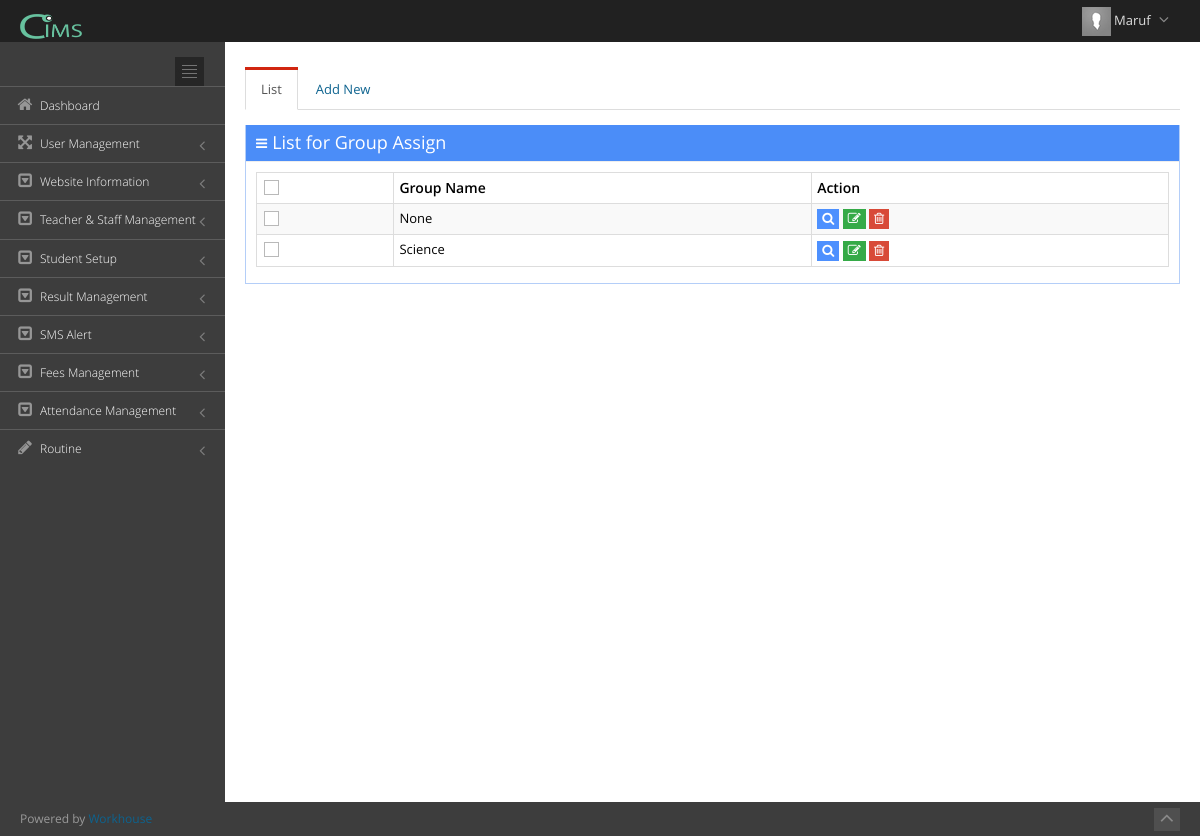
/index.php?view=group_assign (signed in), run on the app's committed database.
### tables this page shows
CREATE TABLE `user_admin` (
  `userid` int(11) NOT NULL,
  `username` text NOT NULL,
  `usr_code` varchar(500) NOT NULL,
  `role` varchar(100) NOT NULL,
  `password` varchar(500) NOT NULL,
  `image` varchar(300) NOT NULL,
  `userdate` date NOT NULL,
  `uniqueToken` varchar(40) NOT NULL
);

CREATE TABLE `t_modules` (
  `moduleid` int(11) NOT NULL COMMENT 'module id',
  `name` text NOT NULL,
  `page_caption` text NOT NULL,
  `page_link` text NOT NULL,
  `is_report` int(2) NOT NULL COMMENT '1=report,0=form',
  `is_main` int(2) NOT NULL COMMENT '1=main,0=sub',
  `icon` varchar(300) NOT NULL,
  `show` int(2) NOT NULL COMMENT '1=show,0=hide'
);

CREATE TABLE `tbl_group` (
  `group_id` int(11) NOT NULL,
  `school_id` int(11) NOT NULL,
  `group_name` varchar(255) NOT NULL,
  `status` tinyint(4) NOT NULL DEFAULT '1',
  `created_on` datetime NOT NULL
);

### include/view.php (called while the page is built, shortened)
<?php
	require('functions.php');
	$htaccess = isset($_SERVER['HTACCESS']);
	if(isset($_GET['view'])){
	 	@$view = $_GET['view'];
	}
	else {
	 	$view = 'login';
	}
	$page = $view.'_asoft.php';
	include($page);
?>

### include/functions.php (called while the page is built, shortened)
<?php
function urlroute($url){
	global $htaccess;
	if(!$htaccess){
		$url = 'index.php?view='.$url;
	}
	return $url;
}
function escape($input){
	return mysql_real_escape_string($input);
}
function name($email){
	$sql = "SELECT username FROM user_admin WHERE usr_code = '$email'";
	$qry = mysql_query($sql) or die ("Error in name selection at header".mysql_error());
	$rs = mysql_fetch_array($qry);
	return $rs['username'];
}
?>

### group_assign_asoft.php (the view, shortened to what this page needs)
<?php
$sql_Name = "SELECT name,page_link,page_caption FROM `t_modules` where page_link='".$view."'";
$qry_Name = mysql_query($sql_Name);
$page_title = mysql_result($qry_Name, 0, "name");
$page_link = mysql_result($qry_Name, 0, "page_link");
if(isset($_SESSION['com_cbs_aaiam_school_maruf_user_email']) == true)
{
?>
<div class="page-content">
<div class="row">
    <div class="col-md-12">
        <div class="tabbable tabbable-custom boxless">
            <ul class="nav nav-tabs">
                <li class="<?php if(@$_REQUEST['temp']=="Save" || @$_REQUEST['temp']=="View") {echo "";} else{echo "active";}?>"><a href="#tab_0" data-toggle="tab">List</a></li>
                <li class="<?php if(@$_REQUEST['temp']=="Save" || @$_REQUEST['temp']=="View") {echo "active";} else{echo "";}?>"><a href="#tab_1" data-toggle="tab">Add New</a></li>
            </ul>
            <div class="tab-content">
                <div class="tab-pane <?php if(@$_REQUEST['temp']=="Save" || @$_REQUEST['temp']=="View") {echo "";} else{echo "active";}?>" id="tab_0">
                	<div class="portlet box blue ">
                        <div class="portlet-title">
                            <div class="caption"><i class="icon-reorder"></i>List for <?php echo $page_title;?></div>
                        </div>
                        <div class="portlet-body  flip-scroll">
                            <form action=""  class="form-horizontal form-bordered" id="formIDdel" method="post" enctype="multipart/form-data">
                            <table class="table table-bordered table-striped table-condensed flip-content" id="sample_1">
                                <thead class="flip-content">
                                    <tr>
                                        <th><input type="checkbox" class="group-checkable" data-set="#sample_1 .checkboxes" /></th
                                        ><th>Group Name</th>
                                        <th>Action</th>
                                    </tr>
                                </thead>
                                <tbody>
                                <?php
                                $sql_user_admin = "SELECT * FROM tbl_group";
                                $qry_user_admin = mysql_query($sql_user_admin);
                                while($row = mysql_fetch_array($qry_user_admin)){
									$pk = $row['group_id'];
                                ?>
                                <tr>
                                    <td><input type="checkbox" class="checkboxes" value="1" /></td>
                                    <td><?php echo $row['group_name']?></td>
                                    <td>
                                    <?php if(@$row_access_acs[3] == 'View') {?>
                                        <a
                                        href="<?php echo urlroute($page_link); ?>&Editid=<?php echo $pk;?>&temp=View"
                                        class="btn btn-xs blue">
                                        <i class="icon-search"></i>
                                        </a>
                                    <?php }?>
                                    <?php if(@$row_access_acs[1] == 'Edit') {?>
                                        <a onclick="return confirm('Do you want to Edit?')"
                                        href="<?php echo urlroute($page_link); ?>&Editid=<?php echo $pk;?>&temp=Save"
                                        class="btn btn-xs green">
                                        <i class="icon-edit"></i>
                                        </a>
                                    <?php }?>
                                    <?php if(@$row_access_acs[2] == 'Delete') {?>
                                        <a 	onclick="return confirm('Do you want to Delete?')"
                                        href="<?php echo urlroute($page_link); ?>&Deleteid=<?php echo $pk;?>&temp=Delete"
                                        class="btn btn-xs red">
                                        <i class="icon-trash"></i>
                                        </a>
                                    <?php }?>
                                    </td>
                                </tr>
                                <?php } ?>
                                </tbody>
                            </table>
                            </form>
                        </div>
                    </div>
                </div>
        	</div>
        </div>
    </div>
</div>
</div>
<?php
} else
{
?>  <script type="text/javascript">
location.replace('index.php');
</script>
<?php }?>

### include/nav_header.php (shortened to what this page needs)
<div class="header navbar navbar-inverse navbar-fixed-top">
        <div class="header-inner">
           <a class="navbar-brand" href="#" target="_blank">
            <img src="img/login-logo.png" alt="logo" class="img-responsive" style="height:25px"/>
            </a>
            <ul class="nav navbar-nav pull-right">
                <li class="dropdown user">
                	<a href="#" class="dropdown-toggle" data-toggle="dropdown" data-hover="dropdown" data-close-others="true">
                        <?php
						$sql_view = "SELECT * FROM user_admin WHERE usr_code='".@$_SESSION['com_cbs_aaiam_school_maruf_user_email']."'";
						$qry_view = mysql_query($sql_view) or die("Error in view ->".mysql_error());
						$rs_view = mysql_fetch_array($qry_view);
						@$path = 'img/user/'.@$rs_view["image"];
						if(@$rs_view["image"] != "" && file_exists($path)==true){
							$thumbs  = 'img/user/thumbs/small'.@$rs_view["image"];
						}else{
							$thumbs  = 'assets/img/avatar.png';
						}
						?>
                        <img alt="" src="<?php echo $thumbs;?>" height="29"/>
               	 		<span class="username"><?php echo name($_SESSION['com_cbs_aaiam_school_maruf_user_email']);?></span>
                		<i class="icon-angle-down"></i>
                	</a>
                </li>
            </ul>
        </div>
</div>

### include/nav_sidebar.php (shortened to what this page needs)
<div class="page-sidebar navbar-collapse collapse">
         <ul class="page-sidebar-menu">
            <li>
               <div class="sidebar-toggler hidden-phone"></div>
            </li>
            <?php
$Select = mysql_query("SELECT * FROM `hierarchy`");
while($Row = mysql_fetch_assoc($Select)){
	if($Row['category'] == 'm'){
		$Arr[$Row['hierarchy_id']] = $Row['sub_category'];
	}else{
		$Childs[$Row['category']][$Row['hierarchy_id']] = $Row['sub_category'];
	}
}
function gettree($Array,$view,$macs){
		foreach($Array as $key => $value){
			if(array_key_exists($value,@$macs)){
				$sql_category_name = "SELECT * FROM t_modules WHERE moduleid = '".escape($value)."'";
				$qry_category_name = mysql_query($sql_category_name);
				while($rs_category_name = mysql_fetch_array($qry_category_name))
				{
					$name = $rs_category_name['name'];
					$page_link = $rs_category_name['page_link'];
					$icon = $rs_category_name['icon'];
				}
				$qry_is_main_cat = mysql_query("SELECT category FROM `hierarchy` WHERE hierarchy_id=$key");
				$is_main_cat = mysql_result($qry_is_main_cat, 0, "category");
				echo '<li id="module_'.$value.'" ';
					if($page_link == $view) echo 'class="active "';
				echo '>';
					echo '<a   href="'.urlroute($page_link).'"';
					echo '>';
						echo '<i class="'.$icon.'"></i>';
						echo '<span class="title">';
						echo $name;
						echo '</span>';
					echo '</a> ';
				if($is_main_cat != 'm'){
					echo '</li>';
				}
			}
		}
}
gettree($Arr,$view,$macs);
?>
         </ul>
      </div>

### assets/css/style-metronic.css (style rules this page uses)
div, input, select, textarea, span, img, table, td, th, p, a, button, ul, code, pre, li { -webkit-border-radius: 0 !important; -moz-border-radius: 0 !important; border-radius: 0 !important; }
.btn { border-width: 0; padding: 7px 14px; font-size: 14px; outline: none !important; -webkit-box-shadow: none !important; -moz-box-shadow: none !important; box-shadow: none !important; -webkit-border-radius: 0 !important; -moz-border-radius: 0 !important; border-radius: 0 !important; -webkit-text-shadow: none; -moz-text-shadow: none; text-shadow: none; }
.btn.red { color: white; text-shadow: none; background-color: #d84a38; }
.btn.blue { color: white; text-shadow: none; background-color: #4d90fe; }
.btn.green { color: white; text-shadow: none; background-color: #35aa47; }
.btn > i { font-size: 14px; }
.btn-sm, .btn-xs { padding: 5px 10px; font-size: 12px; line-height: 1.5; }
.btn-sm > i, .btn-xs > i { font-size: 13px; }
.btn-xs { padding: 1px 5px; }
.nav-tabs, .nav-pills { margin-bottom: 10px; }
.table thead > tr > th { border-bottom: 0; }

### assets/css/style-responsive.css (style rules this page uses)
@media (min-width: 992px) { .page-sidebar { position: absolute; width: 225px; } }
@media (min-width: 992px) { .page-sidebar.navbar-collapse { max-height: none !important; } }
@media (min-width: 992px) { .page-content { margin-left: 225px; margin-top: 0px; min-height: 760px; padding: 25px 20px 20px 20px; } }

### assets/css/themes/default.css (style rules this page uses)
body { background-color: #3d3d3d !important; }
.header { filter: none !important; background-image: none !important; background-color: #212121 !important; }
.header .navbar-nav li.dropdown .dropdown-toggle i { color: #8a8a8a !important; }
.page-sidebar { background-color: #3d3d3d; }
ul.page-sidebar-menu > li > a { border-top: 1px solid #5c5c5c !important; color: #ffffff !important; }
ul.page-sidebar-menu > li:last-child > a { border-bottom: 1px solid transparent !important; }
ul.page-sidebar-menu > li a i { color: #969696; }
.sidebar-toggler { background-image: url(../../img/sidebar-toggler.jpg); background-color: #242424; }

### data on the page
user_admin: username "Maruf"
t_modules: name "Dashboard"
t_modules: name "User Management"
t_modules: name "Website Information"
t_modules: name "Teacher & Staff Management"
t_modules: name "Student Setup"
t_modules: name "Result Management"
t_modules: name "SMS Alert"
t_modules: name "Fees Management"
t_modules: name "Attendance Management"
t_modules: name "Routine"
t_modules: name "Group Assign"
tbl_group: group_name "None"
tbl_group: group_name "Science"
